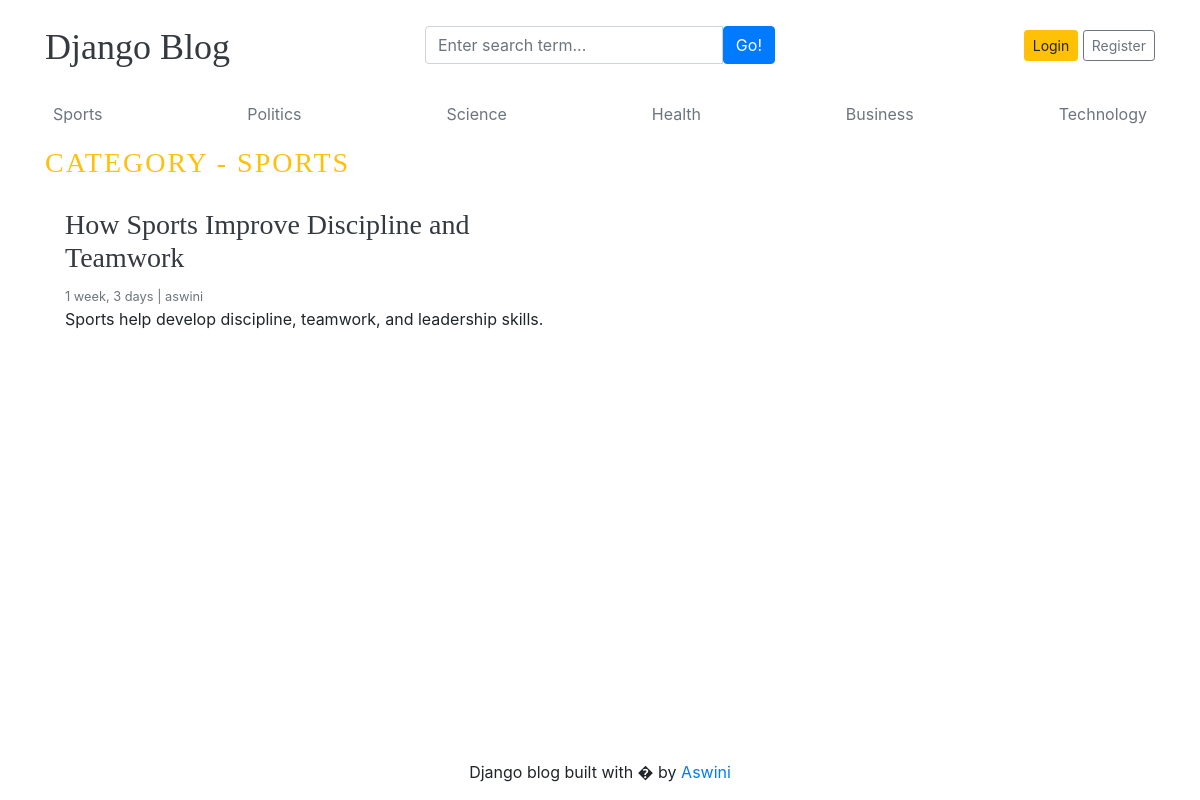
Page /category/1/ on the committed database.
### blogs/models.py (models this page shows, shortened)
class Category(models.Model):
    category_name=models.CharField(max_length=50,unique=True)
    created_at=models.DateTimeField(auto_now_add=True)
    updated_at=models.DateTimeField(auto_now=True)
    class Meta:
        verbose_name_plural= 'categories'
    def __str__(self):
        return self.category_name

class Blog(models.Model):
    title=models.CharField(max_length=50)
    slug=models.SlugField(max_length=150,unique=True,blank=True)
    category=models.ForeignKey(Category,on_delete=models.CASCADE)
    author=models.ForeignKey(User,on_delete=models.CASCADE)
    featured_image=models.ImageField(upload_to='uploads/%Y/%m/%d')
    short_description=models.TextField(max_length=500)
    blog_boby=models.TextField(max_length=2000)
    status=models.CharField(max_length=20,choices=STATUS_CHOICES,default=0)
    is_featured=models.BooleanField(default=False)
    created_at=models.DateTimeField(auto_now_add=True)
    updated_at=models.DateTimeField(auto_now=True)

### blogs/views.py (the view)
# urls.py: path('<int:category_id>/',views.posts_by_category, name='posts_by_category')
def posts_by_category(request, category_id):
    posts=Blog.objects.filter(status='Published',category=category_id)
    try:
        category=Category.objects.get(pk=category_id)
    except:
        return redirect('home')
    category=get_object_or_404(Category, pk=category_id)
    context={
        'posts':posts,
        'category':category
    }
    return render(request,'posts_by_category.html',context)

### blogs/context_processors.py (called while the page is built)
def get_categories(request):
    categories=Category.objects.all()
    return dict(categories=categories)

def get_social_links(requets):
    social_links=SocialLink.objects.all()
    return dict(social_links=social_links)

### templates/posts_by_category.html
{% extends 'base.html' %}
{% block content %}
 <h3 class="text-uppercase text-warning" style="letter-spacing: 2px;">Category - {{category}}</h3>
 <div class="row mb-2">
    {% if posts%}
    {% for post in posts %}
    <div class="col-md-6">
      <div class="card border-0" >
        <div class="card-body">
          <h3><a href="{% url 'blogs' post.slug %}" class="text-dark">{{post.title}}</a></h3>
          <small class="mb-1 text-muted">{{post.created_at | timesince }} | {{post.author}}</small>
          <p class="card-text">{{post.short_description | truncatewords:10}}</p>
        </div>
      </div>
    </div>
  {% endfor %}
  {% else %}
  <p>No Posts Found</p>
  {% endif %}
  </div>
</div>
{% endblock %}

### templates/base.html (shortened to what this page needs)
{% load static %}
<!DOCTYPE html>
<html lang="en">
<head>
    <link href="https://getbootstrap.com/docs/4.0/dist/css/bootstrap.min.css" rel="stylesheet">
    <link href="{% static 'css/blog.css' %}" rel="stylesheet">
    <link rel="stylesheet" href="https://cdnjs.cloudflare.com/ajax/libs/font-awesome/4.7.0/css/font-awesome.min.css">
  </head>
<body>
    <div class="container">
      <header class="blog-header py-3">
        <div class="row flex-nowrap justify-content-between align-items-center">
          <div class="col-4 pt-1">
            <a class="blog-header-logo text-dark" href="/">Django Blog</a>
          </div>
          <div class="col-4">
            <form action="{% url 'search' %}" method="GET">
          <div class="input-group">
                        <input class="form-control" type="text" name="keyword" value="{{keyword}}"    placeholder="Enter search term..." aria-label="Enter search term..." aria-describedby="button-search" />
                        <button  type="submit" class="btn btn-primary" id="button-search" type="button">Go!</button>
            </div>
            </form>
          </div>
          <div class="col-4 d-flex justify-content-end align-items-center">
            {% if not user.is_authenticated  %}
            <a class="btn btn-sm btn-warning" href="{% url 'login' %}">Login</a> &nbsp;
            <a class="btn btn-sm btn-outline-secondary" href="{% url 'register' %}">Register</a>
            {% else %}
            <span><a href="{% url 'dashboard' %}" class="text-dark">Dashboard</a></span>
            &emsp;
            <span><a href="{% url 'logout' %}">Logout</a></span>
            {% endif %}
          </div>
        </div>
      </header>
       <div class="nav-scroller py-1 mb-2">
        <nav class="nav d-flex justify-content-between">
          {% for cat in categories %}
          <a class="p-2 text-muted" href="{% url 'posts_by_category' cat.id %}">{{cat.category_name}}</a>
          {% endfor %}
        </nav>
      </div>
{% block content%}
{% endblock%}
 <footer class="blog-footer fixed-bottom">
  <p class="text-center">Django blog built with � by <a href="#">Aswini</a></p>
</footer>
</body>
</html>

### mainproject/static/css/blog.css (style rules this page uses)
.blog-header-logo { font-family: "Playfair Display", Georgia, "Times New Roman", serif; font-size: 2.25rem; }
h1, h2, h3, h4, h5, h6 { font-family: "Playfair Display", Georgia, "Times New Roman", serif; }

### rows in the picture
Category: category_name "Sports", category_name "SPORTS"
Category: category_name "Politics"
Category: category_name "Science"
Category: category_name "Health"
Category: category_name "Business"
Category: category_name "Technology"
Blog: title "How Sports Improve Discipline and Teamwork", created_at "1 week, 3 days", author "aswini", short_description "Sports help develop discipline, teamwork, and leadership skills."
